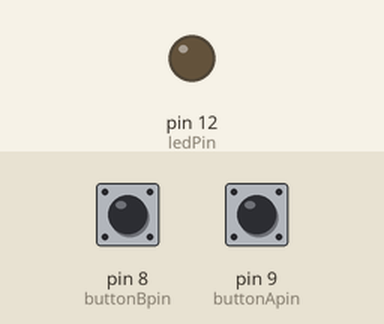
The sketch below on a simulated Arduino Uno, built with avr-gcc and run on an emulated ATmega328P. Parts: output pins drawn as LEDs (lit = HIGH). The inputs (shaded band) are chosen by the test bench; at power-on: pin 9 (buttonApin) HIGH, pin 8 (buttonBpin) HIGH.

Above: at 1.2 s.
1.3 s: pin 9 (buttonApin) pulled LOW for 0.15 s
At 1.9 s:
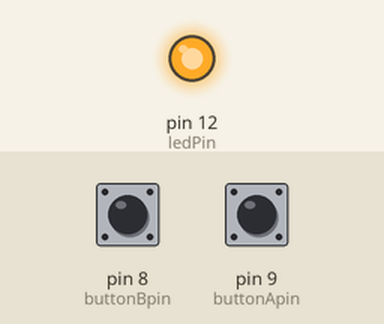
2.9 s: pin 8 (buttonBpin) pulled LOW for 0.15 s
At 4.1 s:
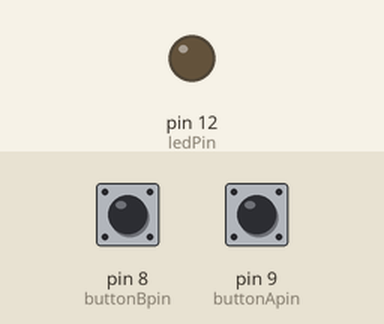
4.5 s: pin 9 (buttonApin) pulled LOW for 1 s
At 5.6 s:
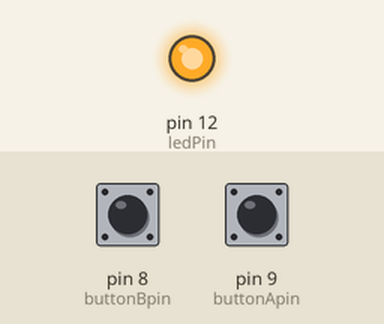
7.0 s: pin 8 (buttonBpin) driven LOW and pin 9 (buttonApin) driven LOW
At 7.7 s:
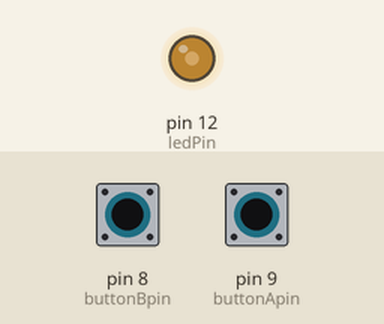
8.5 s: pin 8 (buttonBpin) driven HIGH
At 9.6 s:
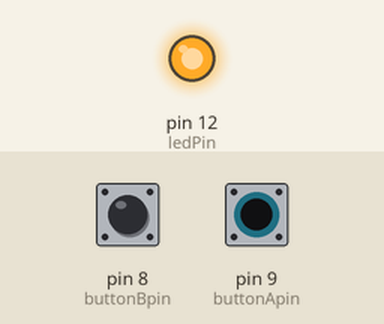
Timing chart, 0 to 11.0 s (numbered marks = the images above; inputs shaded):
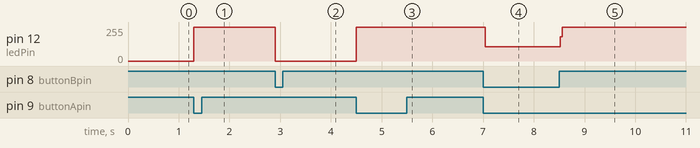

The sketch:

ders04-digital-input.ino
```cpp
#define ledPin 12
#define buttonApin 9
#define buttonBpin 8

void setup()
{
  //LED i cikis, butonlari giris olarak ayarla
  pinMode(ledPin, OUTPUT);
  pinMode(buttonApin, INPUT_PULLUP);
  pinMode(buttonBpin, INPUT_PULLUP);
}

void loop()
{
  //A butonuna basilinca LED i yak
  if (digitalRead(buttonApin) == LOW)
  {
    digitalWrite(ledPin, HIGH);
  }
  //B butonuna basilinca LED i sondur
  if (digitalRead(buttonBpin) == LOW)
  {
    digitalWrite(ledPin, LOW);
  }
}
```

Measured:
- after the input at 1.3 s, pin 12 (ledPin): 0/255 → 255/255 at once
- after the input at 2.9 s, pin 12 (ledPin): 255/255 → 0/255 at once
- after the input at 4.5 s, pin 12 (ledPin): 0/255 → 255/255 at once
- after the input at 7.0 s, pin 12 (ledPin): 255/255 → 106/255 at once
- after the input at 8.5 s, pin 12 (ledPin): 106/255 → 255/255 at once
